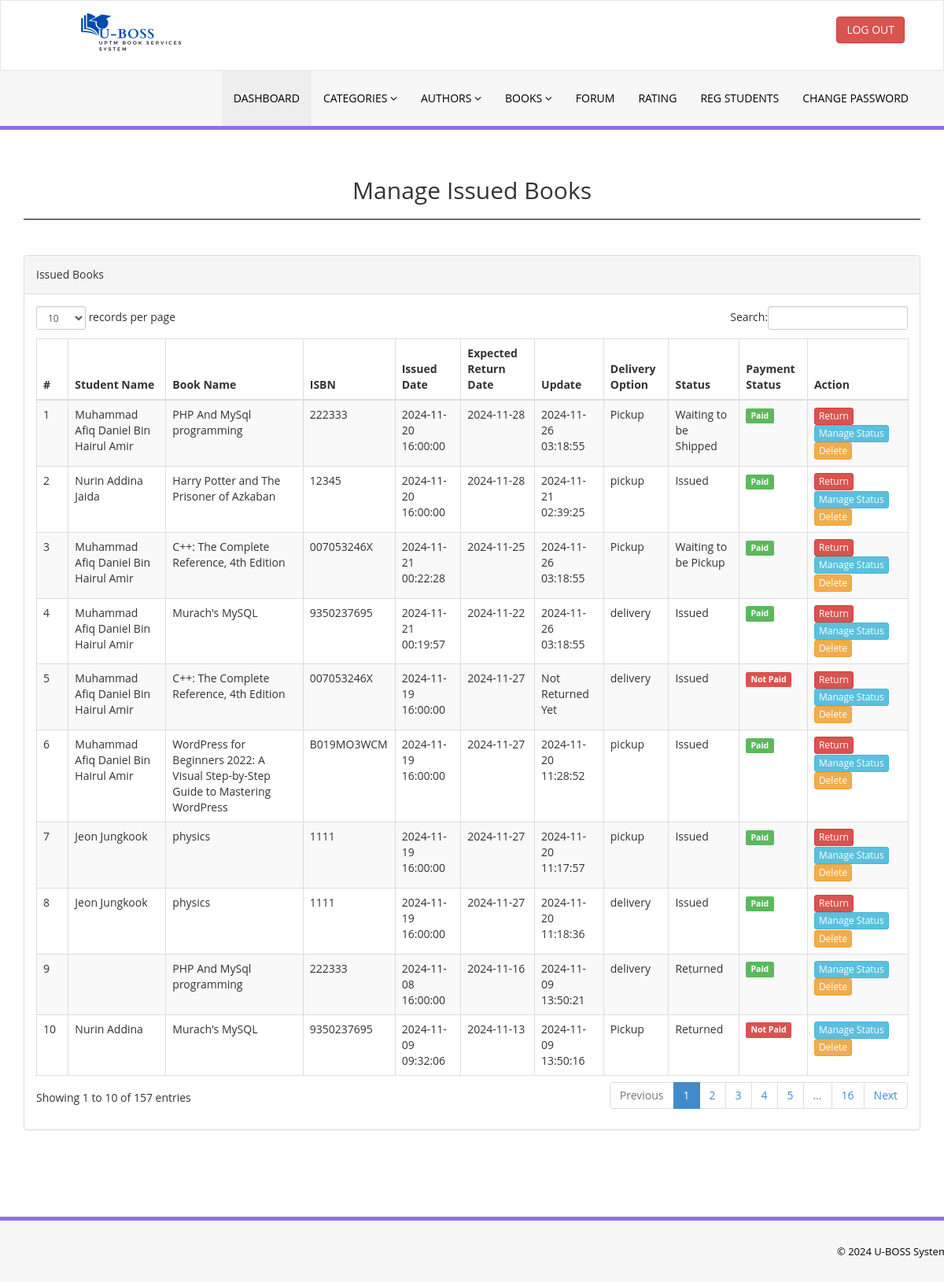
/library/admin/manage-issued-books.php (signed in), run on the app's committed database.
### tables this page shows
CREATE TABLE `tblissuedbookdetails` (
  `id` int(11) NOT NULL,
  `BookId` int(11) DEFAULT NULL,
  `StudentID` varchar(150) DEFAULT NULL,
  `IssuesDate` timestamp NULL DEFAULT current_timestamp(),
  `ReturnDate` timestamp NULL DEFAULT NULL ON UPDATE current_timestamp(),
  `DeliveryOption` varchar(50) DEFAULT NULL,
  `status` enum('Issued','Returned','Waiting to be Shipped','Waiting to be Pickup') DEFAULT 'Issued',
  `ExpectedReturnDate` date DEFAULT NULL,
  `pay_status` enum('Paid','Pending','Not Paid') DEFAULT 'Pending',
  `amount` decimal(10,2) DEFAULT 0.00,
  `fine` int(11) NOT NULL,
  `payment_status` enum('Paid','Pending','Not Paid') NOT NULL
);

CREATE TABLE `tblstudents` (
  `id` int(11) NOT NULL,
  `StudentId` varchar(100) DEFAULT NULL,
  `EmailId` varchar(120) DEFAULT NULL,
  `MobileNumber` char(11) DEFAULT NULL,
  `Password` varchar(120) DEFAULT NULL,
  `Status` int(1) DEFAULT NULL,
  `RegDate` timestamp NULL DEFAULT current_timestamp(),
  `UpdationDate` timestamp NULL DEFAULT NULL ON UPDATE current_timestamp(),
  `Address` varchar(255) NOT NULL,
  `IdCardNumber` varchar(12) NOT NULL,
  `FirstName` varchar(255) DEFAULT NULL,
  `LastName` varchar(255) DEFAULT NULL,
  `Poscode` varchar(5) DEFAULT NULL,
  `State` varchar(255) DEFAULT NULL
);

CREATE TABLE `tblbooks` (
  `id` int(11) NOT NULL,
  `BookName` varchar(255) DEFAULT NULL,
  `CatId` int(11) DEFAULT NULL,
  `AuthorId` int(11) DEFAULT NULL,
  `ISBNNumber` varchar(25) DEFAULT NULL,
  `bookImage` varchar(250) NOT NULL,
  `RegDate` timestamp NULL DEFAULT current_timestamp(),
  `UpdationDate` timestamp NULL DEFAULT NULL ON UPDATE current_timestamp(),
  `quantity` int(11) DEFAULT 0
);

### library/admin/manage-issued-books.php (the view, shortened to what this page needs)
<?php
include('includes/config.php');
?>
<!DOCTYPE html>
<html>
<head>
    <link href="assets/css/bootstrap.css" rel="stylesheet">
    <link href="assets/css/font-awesome.css" rel="stylesheet">
    <link href="assets/js/dataTables/dataTables.bootstrap.css" rel="stylesheet">
    <link href="assets/css/style.css" rel="stylesheet">
</head>
<body>
    <?php include('includes/header.php'); ?>
    <div class="content-wrapper">
        <div class="container">
            <div class="row pad-botm">
                <div class="col-md-12">
                    <h2 style="text-align: center;">Manage Issued Books</h2><h2 style="border-top: 1px solid black; padding-bottom: 5px;">
                </div>
                <div class="row">
                </div>
            </div>
            <div class="row">
                <div class="col-md-12">
                    <div class="panel panel-default">
                        <div class="panel-heading">Issued Books</div>
                        <div class="panel-body">
                            <div class="table-responsive">
                                <table class="table table-striped table-bordered table-hover" id="dataTables-example">
                                    <thead>
                                        <tr>
                                            <th>#</th>
                                            <th>Student Name</th>
                                            <th>Book Name</th>
                                            <th>ISBN</th>
                                            <th>Issued Date</th>
                                            <th>Expected Return Date</th>
                                            <th>Update</th>
                                            <th>Delivery Option</th>
                                            <th>Status</th>
                                            <th>Payment Status</th>
                                            <th>Action</th>
                                        </tr>
                                    </thead>
                                    <tbody>
                                        <?php
                                        $sql = "SELECT tblstudents.FirstName, tblstudents.LastName, tblbooks.BookName, tblbooks.ISBNNumber,
                                                       tblissuedbookdetails.IssuesDate, tblissuedbookdetails.ExpectedReturnDate,
                                                       tblissuedbookdetails.ReturnDate, tblissuedbookdetails.id as rid,
                                                       tblissuedbookdetails.DeliveryOption,
                                                       tblissuedbookdetails.status, tblissuedbookdetails.pay_status
                                                FROM tblissuedbookdetails
                                                JOIN tblstudents ON tblstudents.StudentId = tblissuedbookdetails.StudentId
                                                JOIN tblbooks ON tblbooks.id = tblissuedbookdetails.BookId
                                                ORDER BY tblissuedbookdetails.id DESC";
                                        $query = $dbh->prepare($sql);
                                        $query->execute();
                                        $results = $query->fetchAll(PDO::FETCH_OBJ);
                                        $cnt = 1;
                                        if ($query->rowCount() > 0) {
                                            foreach ($results as $result) {
                                                ?>
                                                <tr class="odd gradeX">
                                                    <td><?php echo htmlentities($cnt); ?></td>
                                                     <td><?php echo htmlentities($result->FirstName . ' ' . $result->LastName); ?></td>
                                                    <td><?php echo htmlentities($result->BookName); ?></td>
                                                    <td><?php echo htmlentities($result->ISBNNumber); ?></td>
                                                    <td><?php echo htmlentities($result->IssuesDate); ?></td>
                                                    <td><?php echo htmlentities($result->ExpectedReturnDate); ?></td>
                                                    <td><?php echo $result->ReturnDate ? htmlentities($result->ReturnDate) : "Not Returned Yet"; ?></td>
                                                    <td><?php echo htmlentities($result->DeliveryOption); ?></td>
                                                    <td><?php echo htmlentities($result->status); ?></td>
                                                    <td><?php echo $result->pay_status == 'Paid' ? '<span class="label label-success">Paid</span>' : '<span class="label label-danger">Not Paid</span>'; ?></td>
                                                    <td>
                                                        <?php if ($result->status != 'Returned') { ?>
                                                            <form method="post" style="display:inline;">
                                                                <button type="submit" name="return_book" class="btn btn-danger btn-xs">Return</button>
                                                            </form>
                                                        <?php } ?>
                                                        <a href="editstatus.php?issued_id=<?php echo htmlentities($result->rid); ?>" class="btn btn-info btn-xs">Manage Status</a>
                                                        <form method="post" style="display:inline;">
                                                            <button type="submit" name="delete_book" class="btn btn-warning btn-xs" onclick="return confirm('Are you sure you want to delete this issued book record?');">Delete</button>
                                                        </form>
                                                    </td>
                                                </tr>
                                                <?php
                                                $cnt++;
                                            }
                                        } else { ?>
                                            <tr>
                                                <td colspan="12" class="text-center">No books issued</td>
                                            </tr>
                                        <?php } ?>
                                    </tbody>
                                </table>
                            </div>
                        </div>
                    </div>
                </div>
            </div>
        </div>
    </div>
    <?php include('includes/footer.php'); ?>
</body>
</html>

### library/admin/assets/css/style.css (style rules this page uses)
.content-wrapper { margin-top: 40px; min-height:800px; padding-bottom:90px; }
.pad-botm { padding-bottom:30px; }

### data on the page
tblissuedbookdetails: tblstudents.FirstName+LastName "Muhammad Afiq Daniel Bin Hairul Amir", BookId.BookName "PHP And MySql programming", BookId.ISBNNumber "222333", IssuesDate "2024-11-20 16:00:00", ExpectedReturnDate "2024-11-28", ReturnDate "2024-11-26 03:18:55", DeliveryOption "Pickup", status "Waiting to be Shipped", pay_status "Paid"
tblissuedbookdetails: tblstudents.FirstName+LastName "Nurin Addina Jaida", BookId.BookName "Harry Potter and The Prisoner of Azkaban", BookId.ISBNNumber "12345", IssuesDate "2024-11-20 16:00:00", ExpectedReturnDate "2024-11-28", ReturnDate "2024-11-21 02:39:25", DeliveryOption "pickup", status "Issued", pay_status "Paid"
tblissuedbookdetails: tblstudents.FirstName+LastName "Muhammad Afiq Daniel Bin Hairul Amir", BookId.BookName "C++: The Complete Reference, 4th Edition", BookId.ISBNNumber "007053246X", IssuesDate "2024-11-21 00:22:28", ExpectedReturnDate "2024-11-25", ReturnDate "2024-11-26 03:18:55", DeliveryOption "Pickup", status "Waiting to be Pickup", pay_status "Paid"
tblissuedbookdetails: tblstudents.FirstName+LastName "Muhammad Afiq Daniel Bin Hairul Amir", BookId.BookName "Murach's MySQL", BookId.ISBNNumber "9350237695", IssuesDate "2024-11-21 00:19:57", ExpectedReturnDate "2024-11-22", ReturnDate "2024-11-26 03:18:55", DeliveryOption "delivery", status "Issued", pay_status "Paid"
tblissuedbookdetails: tblstudents.FirstName+LastName "Muhammad Afiq Daniel Bin Hairul Amir", BookId.BookName "C++: The Complete Reference, 4th Edition", BookId.ISBNNumber "007053246X", IssuesDate "2024-11-19 16:00:00", ExpectedReturnDate "2024-11-27", shows "Not Returned Yet", DeliveryOption "delivery", status "Issued", pay_status "Not Paid"
tblissuedbookdetails: tblstudents.FirstName+LastName "Muhammad Afiq Daniel Bin Hairul Amir", BookId.BookName "WordPress for Beginners 2022: A Visual Step-by-Step Guide to Mastering WordPress", BookId.ISBNNumber "B019MO3WCM", IssuesDate "2024-11-19 16:00:00", ExpectedReturnDate "2024-11-27", ReturnDate "2024-11-20 11:28:52", DeliveryOption "pickup", status "Issued", pay_status "Paid"
tblissuedbookdetails: tblstudents.FirstName+LastName "Jeon Jungkook", BookId.BookName "physics", BookId.ISBNNumber "1111", IssuesDate "2024-11-19 16:00:00", ExpectedReturnDate "2024-11-27", ReturnDate "2024-11-20 11:17:57", DeliveryOption "pickup", status "Issued", pay_status "Paid"
tblissuedbookdetails: tblstudents.FirstName+LastName "Jeon Jungkook", BookId.BookName "physics", BookId.ISBNNumber "1111", IssuesDate "2024-11-19 16:00:00", ExpectedReturnDate "2024-11-27", ReturnDate "2024-11-20 11:18:36", DeliveryOption "delivery", status "Issued", pay_status "Paid"
tblissuedbookdetails: BookId.BookName "PHP And MySql programming", BookId.ISBNNumber "222333", IssuesDate "2024-11-08 16:00:00", ExpectedReturnDate "2024-11-16", ReturnDate "2024-11-09 13:50:21", DeliveryOption "delivery", status "Returned", pay_status "Paid"
tblissuedbookdetails: tblstudents.FirstName+LastName "Nurin Addina", BookId.BookName "Murach's MySQL", BookId.ISBNNumber "9350237695", IssuesDate "2024-11-09 09:32:06", ExpectedReturnDate "2024-11-13", ReturnDate "2024-11-09 13:50:16", DeliveryOption "Pickup", status "Returned", pay_status "Not Paid"
